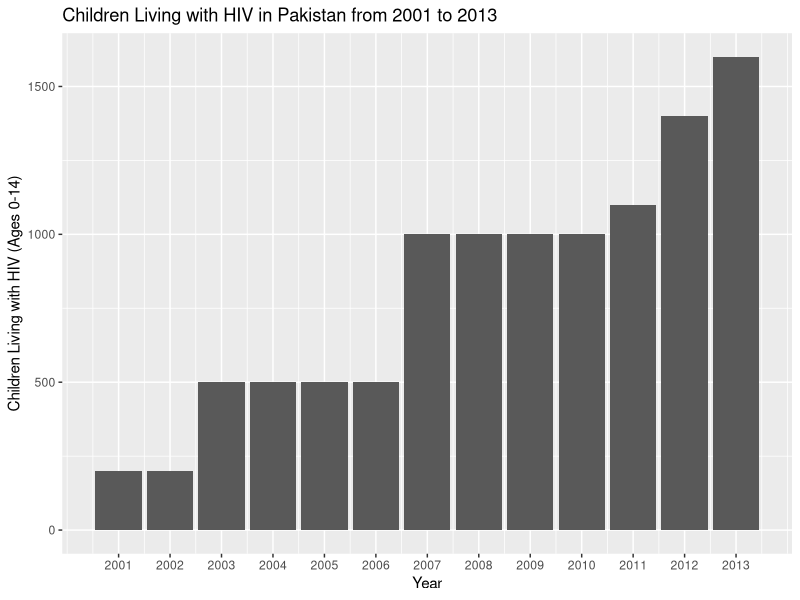
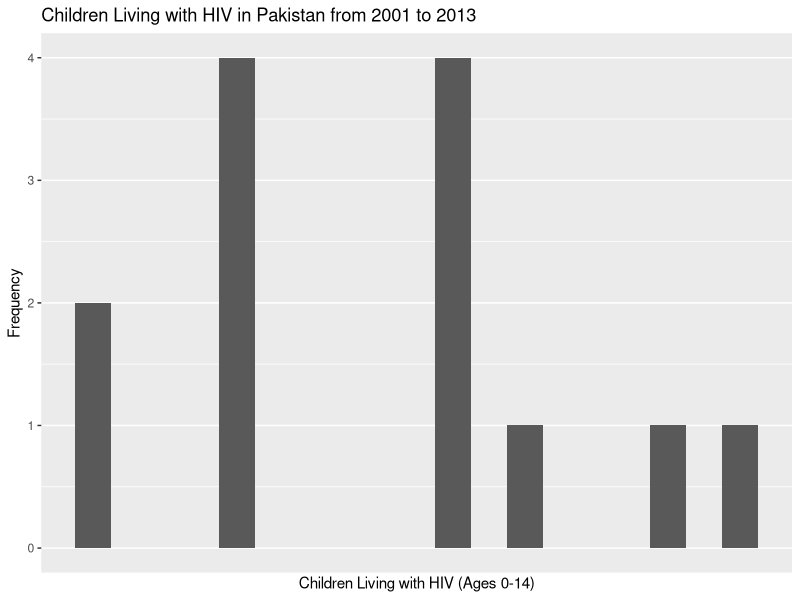
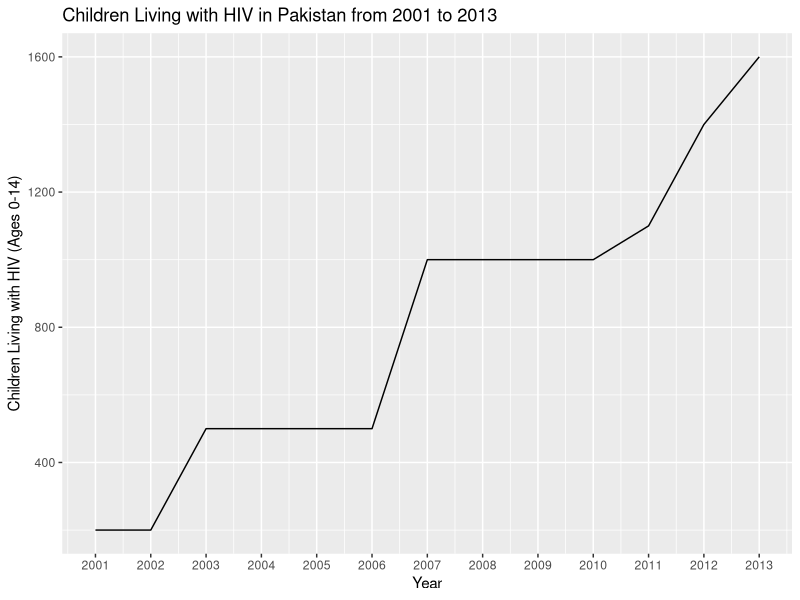
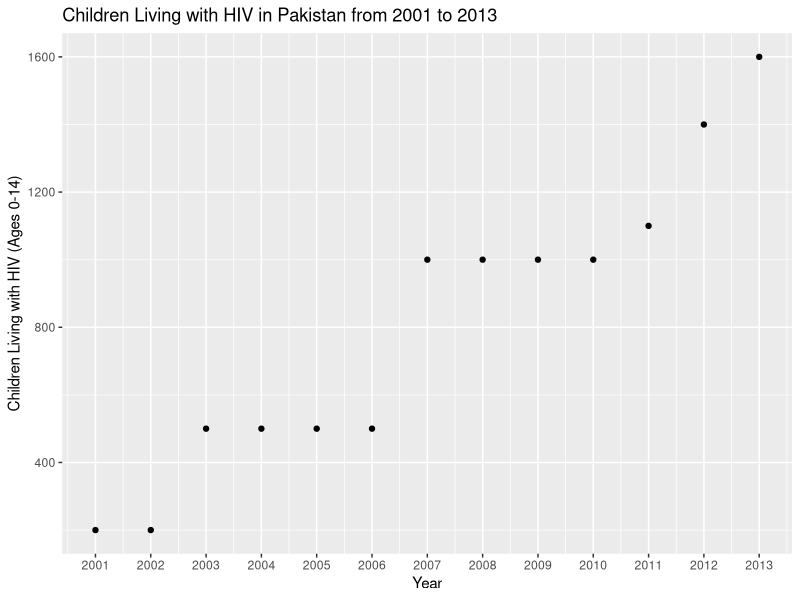
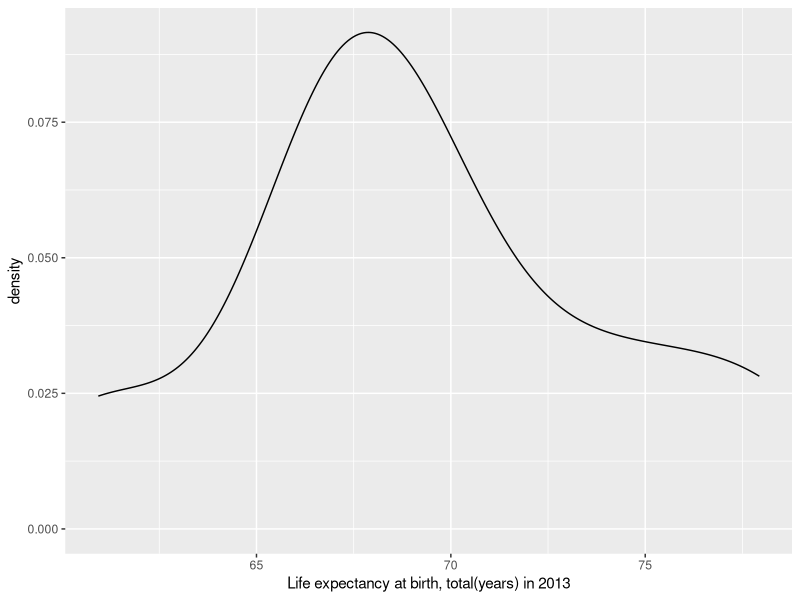
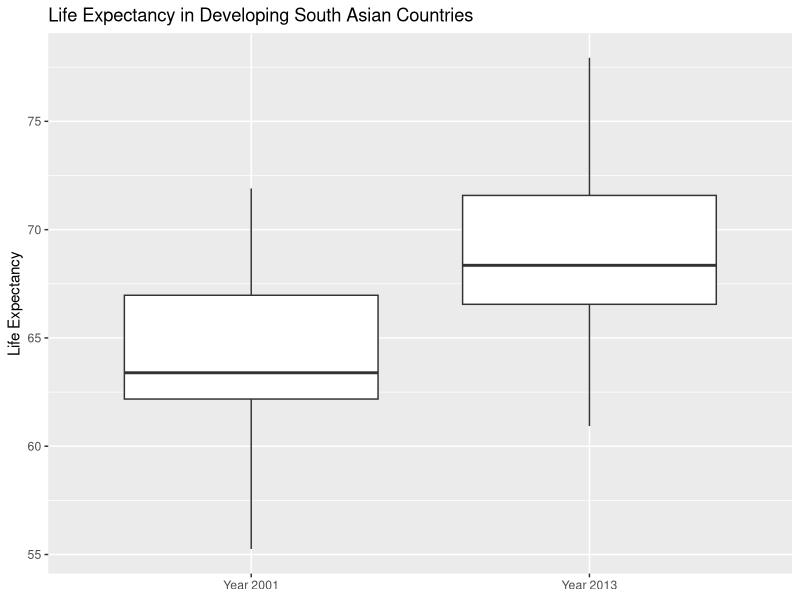
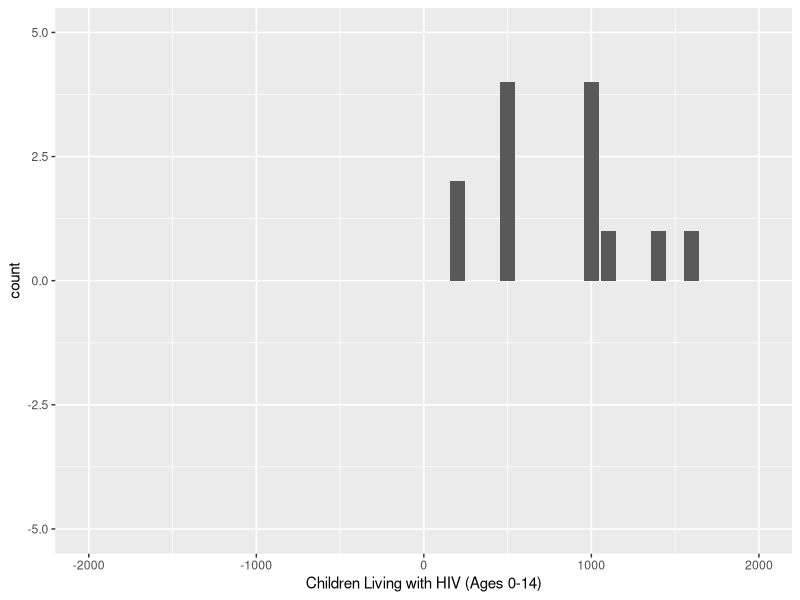
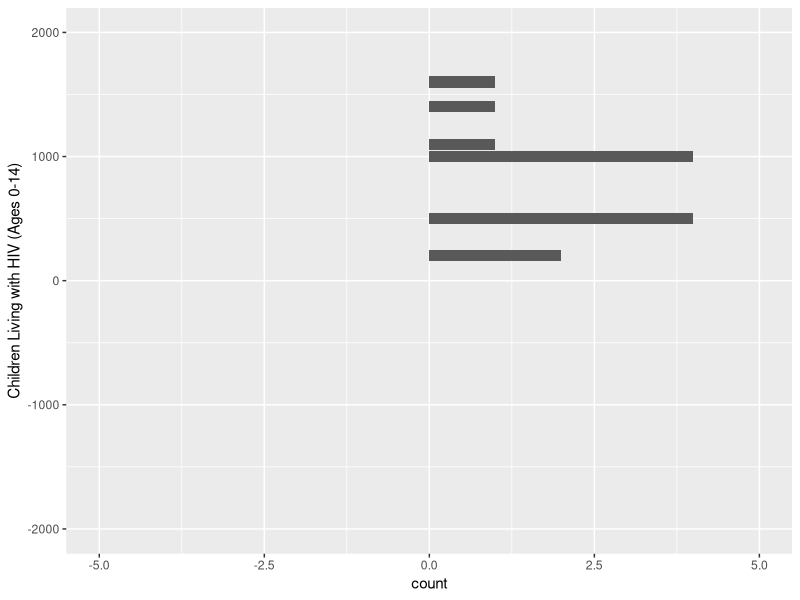

Source code (R) for these figures, in order:
library(ggplot2)
library(ggthemes)
library(scales)

# Exercise F
hiv <- read.csv("./data/pakistan.childHIV.csv")
sa <- read.csv("./data/southasia.csv")

# A bar graph representing children with HIV in Pakistan from 2001 to 2013
ggplot(hiv, aes(Year, childHIV)) +
  geom_bar(stat="identity") +
  ggtitle("Children Living with HIV in Pakistan from 2001 to 2013") + 
  scale_x_continuous(breaks = seq(2001,2013, 1)) +
  ylab ("Children Living with HIV (Ages 0-14)")

# A histogram representing children with HIV in Pakistan from 2001 to 2013
ggplot(hiv, aes(childHIV)) +
  geom_histogram(stat = "bin", binwidth = 75) +
  ggtitle("Children Living with HIV in Pakistan from 2001 to 2013") + 
  scale_x_continuous(breaks = seq(2001,2013, 1)) +
  xlab ("Children Living with HIV (Ages 0-14)") +
  ylab("Frequency")

# A line graph representing the trend of children with HIV in Pakistan from 2001 to 2013
ggplot(hiv, aes(Year, childHIV)) +
  geom_line() +
  ggtitle("Children Living with HIV in Pakistan from 2001 to 2013") + 
  scale_x_continuous(breaks = seq(2001,2013, 1)) +
  ylab ("Children Living with HIV (Ages 0-14)")

# A pint graph representing the trend of children with HIV in Pakistan from 2001 to 2013
ggplot(hiv, aes(Year, childHIV)) +
  geom_point() +
  ggtitle("Children Living with HIV in Pakistan from 2001 to 2013") + 
  scale_x_continuous(breaks = seq(2001,2013, 1)) +
  ylab ("Children Living with HIV (Ages 0-14)")

# Density plot of life expectancy at birth to indicate the number of years a newborn infant would live
ggplot(data=sa[9:16, 1:2], aes(Life.expectancy)) + 
  geom_density(kernel= "gaussian") + 
  xlab("Life expectancy at birth, total(years) in 2013")

# Box plot of life expectancy at birth to indicate the number of years a newborn infant would live
ggplot(data=sa[1:16, 5:6], aes(Year, Southasia.life.expectancy.avg)) + 
  geom_boxplot() +  labs(title= "Life Expectancy in Developing South Asian Countries", x = NULL, y = "Life Expectancy")

# Cartesian Coordinate
ggplot(data=hiv, aes(childHIV)) + 
  geom_bar(binwidth=50) + xlab("Children Living with HIV (Ages 0-14)") + 
  coord_cartesian(xlim=c(-2000, 2000), ylim=c(-5, 5))

# Flipped Cartesian coordinates
ggplot(data=hiv, aes(childHIV)) + 
  geom_bar(binwidth=50) + xlab("Children Living with HIV (Ages 0-14)") + 
  coord_flip(xlim=c(-2000, 2000), ylim=c(-5, 5))

# Facet into columns
ggplot(data=sa[9:16, 1:4], aes(Out.of.pocket.health.expenditure, Infant.deaths)) + 
  geom_point() + facet_grid(.~Country) + 
  theme(axis.text.x = element_text(angle = 90, hjust = 1)) + 
  scale_y_continuous(labels=comma) + 
  labs(x = "Out of Pocket Health Expenditure (% of total expenditure on health)", y = "Number of Infant Deaths")

#Facet into rows 
ggplot(data=sa[9:16, 1:4], aes(Out.of.pocket.health.expenditure, Infant.deaths)) +  
  geom_point() + facet_grid(Country~.) + 
  scale_y_continuous(breaks=c(0, 500000, 1000000), labels=comma) + 
  labs(x = "Out of Pocket Health Expenditure (% of total expenditure on health)", y = "Number of Infant Deaths")

# Change bar graph fill color
ggplot(hiv, aes(Year, childHIV)) +
  geom_bar(stat="identity", fill= "red") +
  ggtitle("Children Living with HIV in Pakistan from 2001 to 2013") + 
  ylab ("Children Living with HIV (Ages 0-14)")

# Change point graph color scale to value
ggplot(hiv, aes(Year, childHIV)) +
  geom_point(aes(colour = Life.expectancy)) +
  ggtitle("Children Living with HIV in Pakistan from 2001 to 2013") + 
  ylab ("Children Living with HIV (Ages 0-14)")

# Change point graph size scale to value
ggplot(hiv, aes(Year, childHIV)) +
  geom_point(aes(size = Life.expectancy)) +
  ggtitle("Children Living with HIV in Pakistan from 2001 to 2013") + 
  ylab ("Children Living with HIV (Ages 0-14)")

# Apply classic theme
ggplot(hiv, aes(Year, childHIV)) +
  geom_bar(stat="identity") +
  ggtitle("Children Living with HIV in Pakistan from 2001 to 2013") + 
  ylab ("Children Living with HIV (Ages 0-14)") +
  theme_classic()

# Apply black and white theme
ggplot(hiv, aes(Year, childHIV)) +
  geom_bar(stat="identity") +
  ggtitle("Children Living with HIV in Pakistan from 2001 to 2013") + 
  ylab ("Children Living with HIV (Ages 0-14)") +
  theme_bw()

# Apply minimal theme
ggplot(hiv, aes(Year, childHIV)) +
  geom_bar(stat="identity") +
  ggtitle("Children Living with HIV in Pakistan from 2001 to 2013") + 
  ylab ("Children Living with HIV (Ages 0-14)") +
  theme_minimal()

# Apply economist theme
ggplot(hiv, aes(Year, childHIV)) +
  geom_bar(stat="identity") +
  ggtitle("Children Living with HIV in Pakistan from 2001 to 2013") + 
  ylab ("Children Living with HIV (Ages 0-14)") +
  theme_economist()

# Apply Tufte theme
ggplot(hiv, aes(Year, childHIV)) +
  geom_bar(stat="identity") +
  ggtitle("Children Living with HIV in Pakistan from 2001 to 2013") + 
  ylab ("Children Living with HIV (Ages 0-14)") +
  theme_tufte()